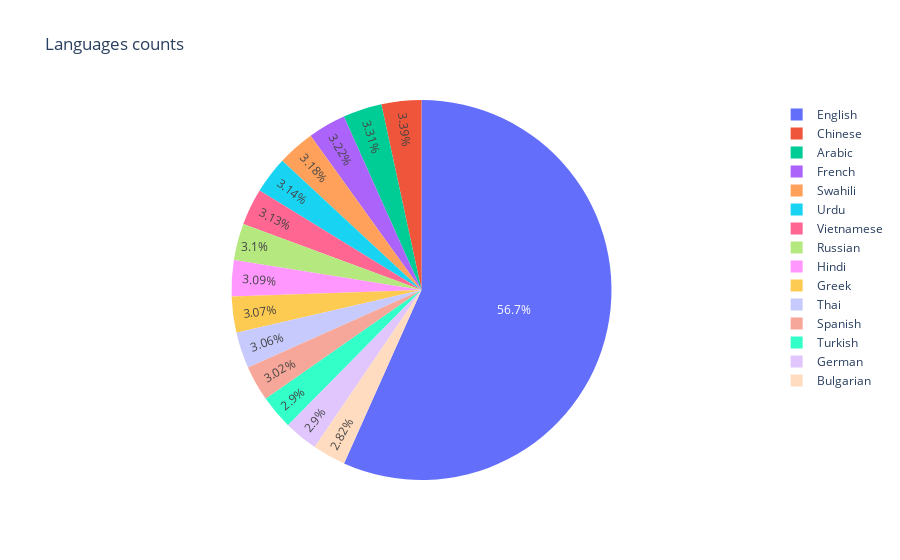

Notebook cell for this chart:
### Code cell
iplot(px.pie(train_df,names='language',title='Languages counts'))

### Figure 1 — Plotly figure (JSON) as saved in the notebook; plotly's stock layout.template omitted (floating-point values rounded to 4 significant figures; data arrays with more than 128 entries replaced by an {"elided": "..."} marker saying what was removed)
{"data": [{"domain": {"x": [0, 1], "y": [0, 1]}, "hovertemplate": "language=%{label}<extra></extra>", "labels": {"elided": "12120 str values"}, "legendgroup": "", "name": "", "showlegend": true, "type": "pie"}], "layout": {"legend": {"tracegroupgap": 0}, "title": {"text": "Languages counts"}}}
